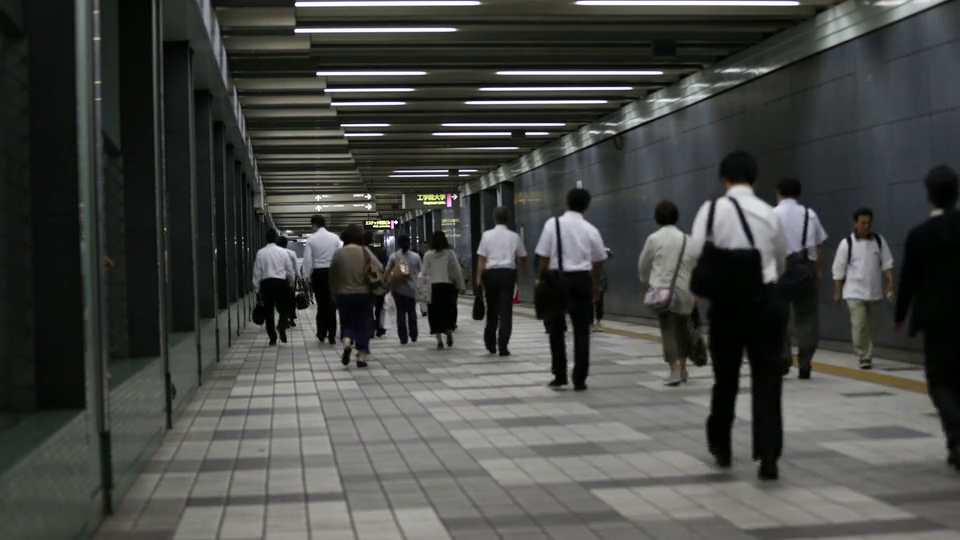
#> input picture frame 33 of frontend/public/video/airport.mp4, 960 x 540 px, given in place of flower.mp4, which was not available
$ jupyter execute example.ipynb   (text cells are left out)
#> lines starting #> are read from the running program, lines starting #| are printed output that depends on the picture; pictures that were not available may be replaced by others from this repository, and a replacement may not be noted
### ai/yujun/object-detection/code/shortform_generator.py
import cv2
import mediapipe as mp
import os
import numpy as np
import uuid
import shutil
from numpy import ndarray
from moviepy.editor import VideoFileClip, AudioFileClip
from typing import Optional


# 현재 스크립트의 절대 경로를 얻음
abs_path = os.path.abspath(__file__)

# 현재 스크립트의 디렉토리를 얻음
dir_name = os.path.dirname(abs_path)

# 작업 디렉토리를 현재 스크립트의 디렉토리로 설정
os.chdir(dir_name)


# 음성 추출 함수
def extract_audio(video_file: str, audio_file: str) -> bool:
    """
    비디오 파일에서 오디오를 추출합니다.

    매개변수:
        video_file (str): 오디오를 추출할 비디오 파일의 경로입니다.
        audio_file (str): 추출된 오디오를 저장할 파일의 경로입니다.

    반환값:
        bool: 오디오 추출이 성공적이면 True, 그렇지 않으면 False를 반환합니다.
    """
    try:
        video = VideoFileClip(video_file)
        audio = video.audio

        if audio is not None:
            audio.write_audiofile(audio_file)
            return True                     # 성공적으로 음성을 추출했음을 나타내기 위해 True 반환
        else:
            print("동영상에서 오디오를 추출할 수 없습니다.")
            return False                    # 오디오 추출 실패를 나타내기 위해 False 반환

    except Exception as e:
        print(f"음성 추출 중 오류 발생: {str(e)}")
        return False                        # 예외가 발생했음을 나타내기 위해 False 반환


# 음성 합성 함수
# [26 lines left out: function merge_audio, not called in this run]


# mediapipe 기능 불러오기
mp_drawing = mp.solutions.drawing_utils     # type: ignore
mp_pose = mp.solutions.pose                 # type: ignore


# mediapipe pose estimation을 이용하여 11번, 12번 키포인트 추출
# [173 lines left out: functions calculate_keypoints, interpolate_keypoints, calculate_moving_average, crop_video, not called in this run]


# 결과 영상 생성
def generate_video(video_path: str, output_path: str) -> None:
    """
    주어진 비디오에서 키포인트를 추출하고, 이를 기준으로 비디오를 자르고,
    오디오를 추출한 후 최종적으로 비디오와 오디오를 병합하여 새로운 비디오를 생성합니다.

    매개변수:
        video_path (str): 입력 비디오 파일의 경로입니다.
        output_path (str): 생성된 비디오를 저장할 경로입니다.
    """
    audio_path = ""
    temp_path = ""

    try:
        # 폴더 경로
        audio_folder_path = "./audio_video"
        temp_folder_path = "./temp"

        # 폴더가 없다면 생성
        os.makedirs(audio_folder_path, exist_ok=True)
        os.makedirs(temp_folder_path, exist_ok=True)
        os.makedirs(output_path, exist_ok=True)

        # 고유한 식별자 생성
        keyword = str(uuid.uuid4())

        # 파일명 추출
        filename = os.path.splitext(os.path.basename(video_path))[0]

        audio_path = os.path.join(audio_folder_path, f"{keyword}.mp3")
        temp_path = os.path.join(temp_folder_path, f"{keyword}.mp4")
        final_output_path = os.path.join(output_path, f"{filename}.mp4")

        # 0. 영상 비율 확인: 영상이 세로 형식이라면 그대로 저장하고 함수 종료
        cap = cv2.VideoCapture(video_path)
        if not cap.isOpened():
            print("영상 파일을 읽을 수 없습니다.")
            return

        width = cap.get(cv2.CAP_PROP_FRAME_WIDTH)
        height = cap.get(cv2.CAP_PROP_FRAME_HEIGHT)

        if width / height < 1:
            shutil.copy(video_path, final_output_path)
            print("세로 형식의 영상이므로 그대로 저장했습니다.")
            return

        # 1. 음성 추출 및 저장
        if extract_audio(video_path, audio_path):
            print("음성 추출이 성공적으로 완료되었습니다.")
        else:
            print("음성 추출에 실패하였습니다.")
            return

        # 2. 키포인트 추출 & 영상 크롭
        total_frame_no, keypoints_dict = calculate_keypoints(video_path)
        if total_frame_no is None or keypoints_dict is None:
            print("키포인트 추출에 실패하였습니다.")
            return

        keypoints_dict = interpolate_keypoints(total_frame_no, keypoints_dict)
        if keypoints_dict is None:
            print("키포인트 보간에 실패하였습니다.")
            return

        x_centers = [
            ((keypoints_dict[idx][0][0] + keypoints_dict[idx][1][0]) // 2)
            for idx in range(len(keypoints_dict))
        ] if keypoints_dict is not None else None
        if x_centers is None:
            print("x_centers 계산에 실패하였습니다.")
            return

        x_centers_movavg = calculate_moving_average(x_centers, 30)
        if x_centers_movavg is None:
            print("이동평균 계산에 실패하였습니다.")
            return

        x_centers_movavg = np.array(x_centers_movavg)  # list를 ndarray로 변환

        crop_video(video_path, x_centers_movavg, temp_path)

        # 3. 음성 합성
        if merge_audio(temp_path, audio_path, final_output_path):
            print("음성 합성이 성공적으로 완료되었습니다.")
        else:
            print("음성 합성에 실패하였습니다.")
            return

    except Exception as e:
        print(f"영상 생성 중 오류 발생: {str(e)}")

    finally:
        # 4. 임시 파일 삭제
        if os.path.exists(audio_path):
            os.remove(audio_path)
        if os.path.exists(temp_path):
            os.remove(temp_path)

    print("Processing of video is done.")

### ai/yujun/object-detection/code/example.ipynb
[cell 1]
import shortform_generator
import sys
sys.path.append(
    "/Users/yujunwon/Project/dancify/ai/yujun/object-detection/code/")

[cell 2]
# 사용 예시
shortform_generator.generate_video(
    video_path="../code/audio_video/flower.mp4", output_path="../code/result/")
#> (the call stopped at in extract_audio, `video = VideoFileClip(video_file)`: moviepy is not available in this run)

[cell 3]
# 사용 예시
shortform_generator.generate_video(
    video_path="../code/audio_video/mola.mp4", output_path="../code/result/")
#> (the call stopped at in extract_audio, `video = VideoFileClip(video_file)`: moviepy is not available in this run)

[cell 4]
import cv2

cap1 = cv2.VideoCapture("./audio_video/flower.mp4")
cap2 = cv2.VideoCapture("./audio_video/mola.mp4")

width1 = cap1.get(cv2.CAP_PROP_FRAME_WIDTH)
height1 = cap1.get(cv2.CAP_PROP_FRAME_HEIGHT)

width2 = cap2.get(cv2.CAP_PROP_FRAME_WIDTH)
height2 = cap2.get(cv2.CAP_PROP_FRAME_HEIGHT)

print('original size: %d, %d' % (width1, height1))
print('original size: %d, %d' % (width2, height2))

[cell 5]
def resize_video(input_path, output_path):
    # VideoCapture 객체 생성
#> called with input_path = './result/flower.mp4', output_path = './result/flower-interpolated.mp4'
    cap = cv2.VideoCapture(input_path)

    # 영상의 정보를 얻기 위해 첫 프레임을 읽는다.
    ret, frame = cap.read()
#> frame is the input picture: shape (540, 960, 3); mean B, G, R 68.6, 71.5, 70.1

    if not ret:
        print("Can't receive frame (stream end?). Exiting ...")
        return

    # 영상의 가로 세로 길이를 얻는다.
    height, width, _ = frame.shape
#> height = 540; width = 960
    fps = cap.get(cv2.CAP_PROP_FPS)

    # 9:16 비율을 만들기 위한 새로운 가로 길이를 계산한다.
    new_width = int(height * 9 / 16)
#> new_width = 303

    # 가운데를 기준으로 이미지를 자른다.
    start_x = width // 2 - new_width // 2
#> start_x = 329
    end_x = width // 2 + new_width // 2
#> end_x = 631

    # 비디오 라이터 설정
    fourcc = cv2.VideoWriter_fourcc(*'avc1')  # 코덱 지정
    out = cv2.VideoWriter(output_path, fourcc, fps, (1080, 1920))

    while cap.isOpened():
        ret, frame = cap.read()
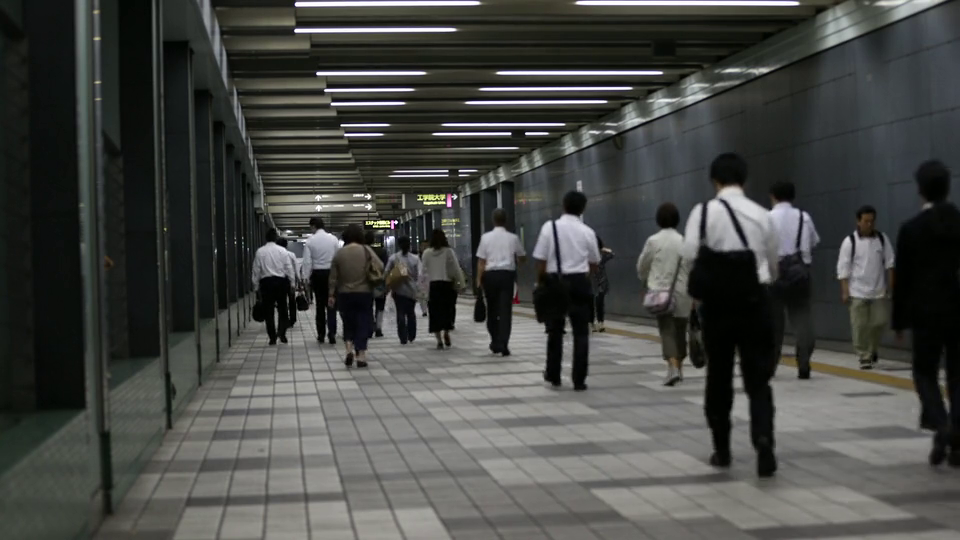
#> input picture frame 34 of frontend/public/video/airport.mp4, 960 x 540 px, given in place of flower.mp4, which was not available
#> frame is the input picture: shape (540, 960, 3); mean B, G, R 68.3, 71.4, 69.9

        if not ret:
            break

        # 이미지를 자른다.
        cropped = frame[:, start_x:end_x]
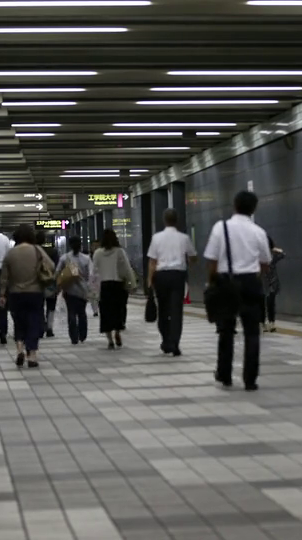
#> cropped: shape (540, 302, 3); mean B, G, R 83.4, 86.3, 86.2

        # 자른 이미지를 1080x1920으로 보간한다.
        resized = cv2.resize(cropped, (1080, 1920), interpolation = cv2.INTER_LINEAR)

        # 보간한 이미지를 쓴다.
        out.write(resized)

    cap.release()
    out.release()

resize_video('./result/flower.mp4', './result/flower-interpolated.mp4')

$ run again, starting later in the video
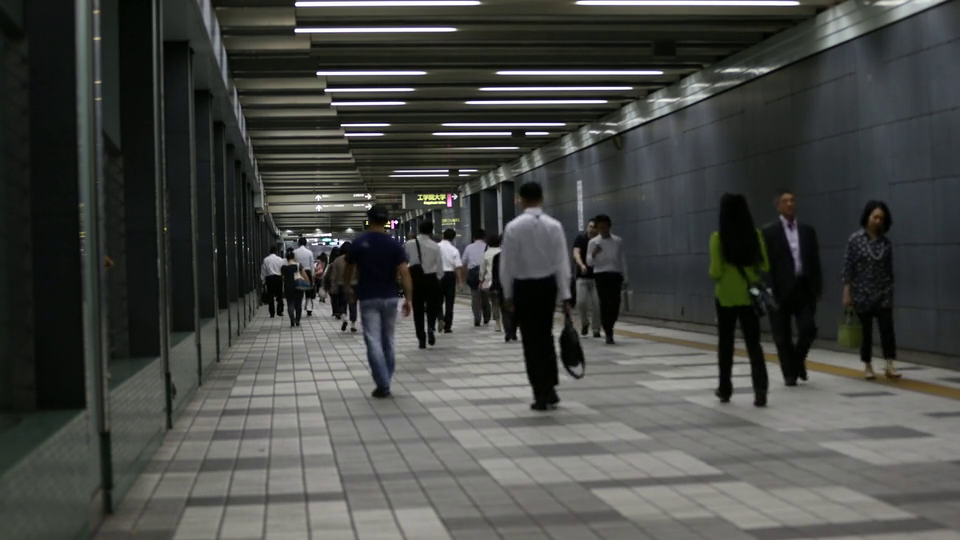
#> input picture frame 148 of frontend/public/video/airport.mp4, 960 x 540 px, given in place of flower.mp4, which was not available
#> in resize_video, frame is the input picture: shape (540, 960, 3); mean B, G, R 68.6, 71.5, 70.1
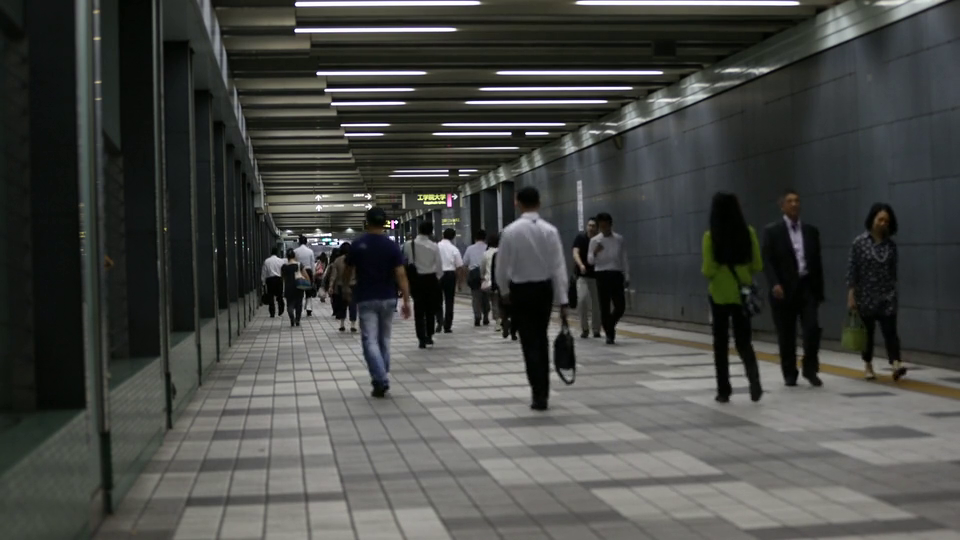
#> input picture frame 149 of frontend/public/video/airport.mp4, 960 x 540 px, given in place of flower.mp4, which was not available
#> in resize_video, frame is the input picture: shape (540, 960, 3); mean B, G, R 68.6, 71.6, 70.1
#> in resize_video, `cropped = frame[:, start_x:end_x]`:
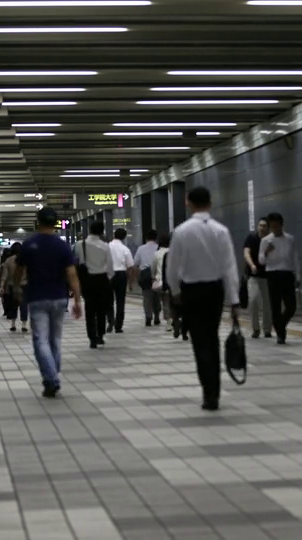
#> cropped: shape (540, 302, 3); mean B, G, R 81.8, 84.2, 84.1

$ run again, starting later in the video
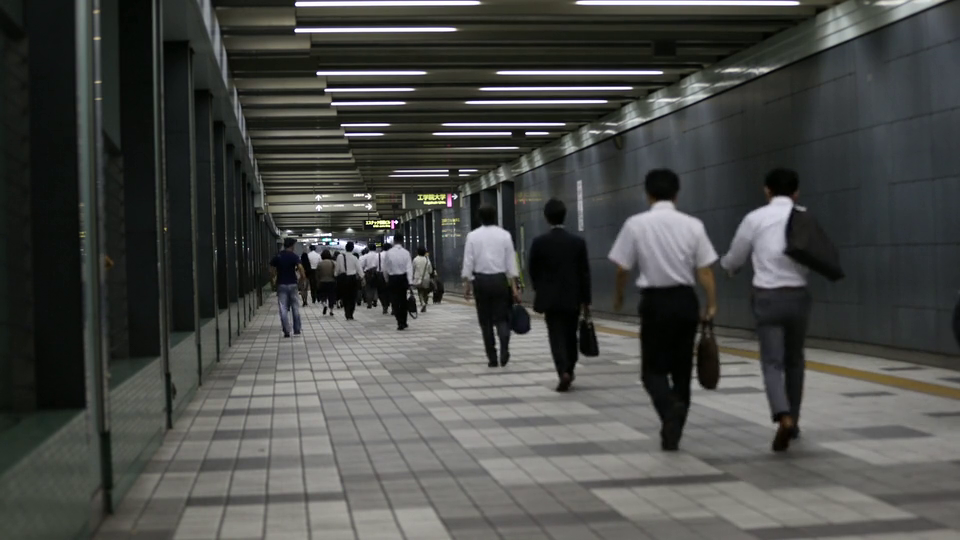
#> input picture frame 264 of frontend/public/video/airport.mp4, 960 x 540 px, given in place of flower.mp4, which was not available
#> in resize_video, frame is the input picture: shape (540, 960, 3); mean B, G, R 71.1, 73.9, 72.5
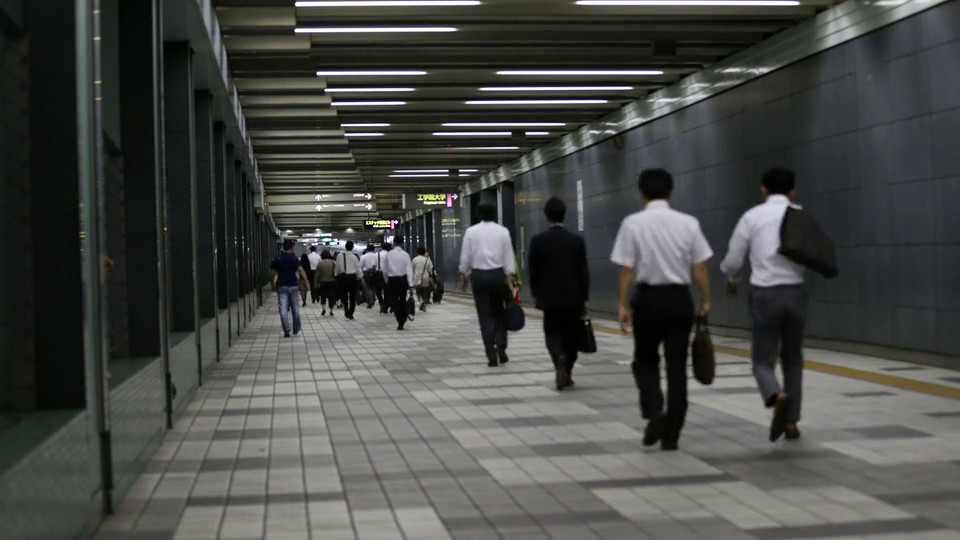
#> input picture frame 265 of frontend/public/video/airport.mp4, 960 x 540 px, given in place of flower.mp4, which was not available
#> in resize_video, frame is the input picture: shape (540, 960, 3); mean B, G, R 70.9, 73.7, 72.3
#> in resize_video, `cropped = frame[:, start_x:end_x]`:
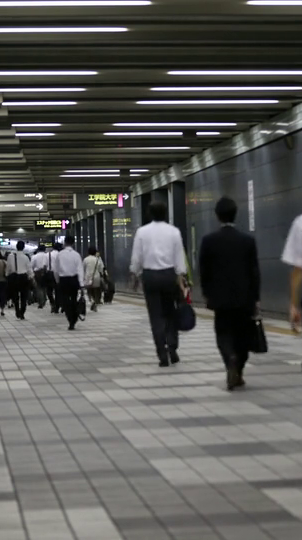
#> cropped: shape (540, 302, 3); mean B, G, R 86.5, 89.3, 89.3
